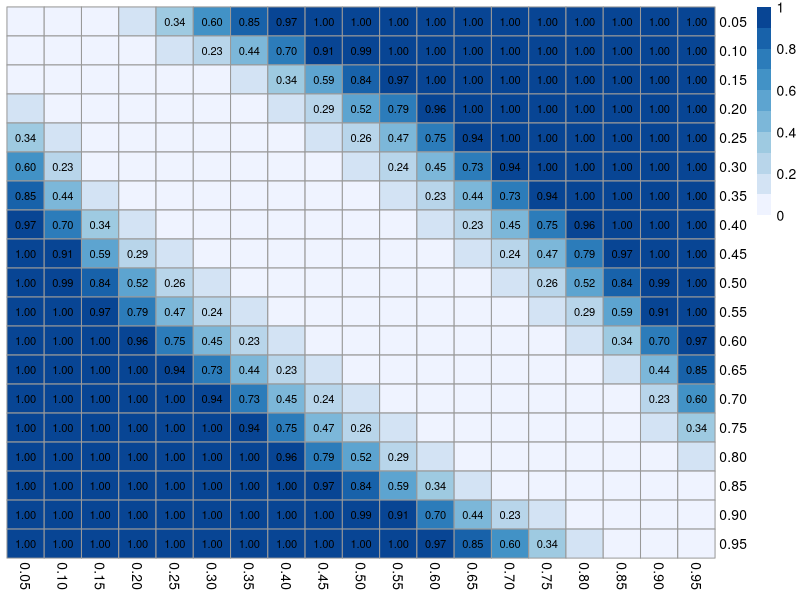
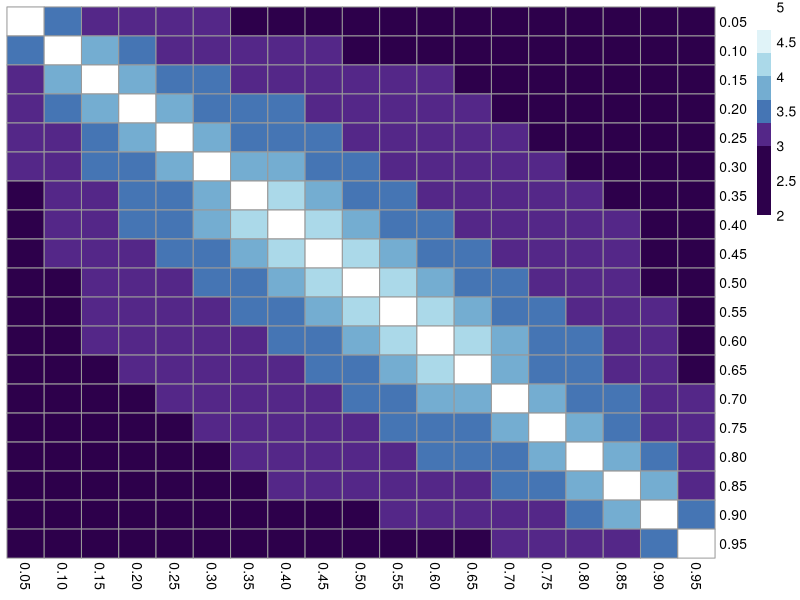
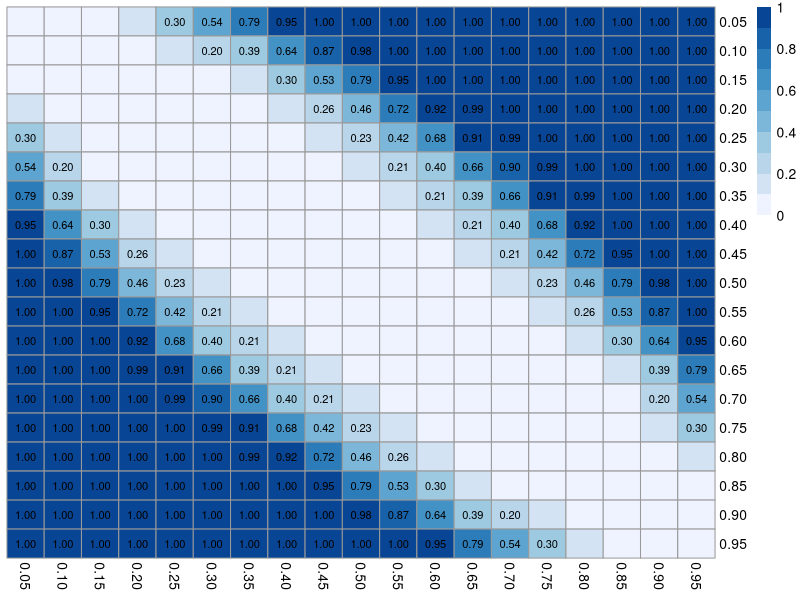
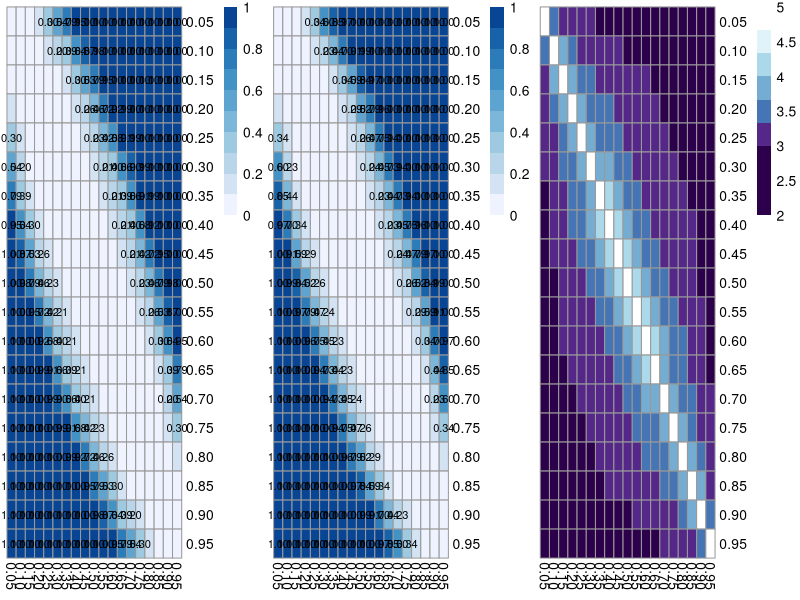

Generate these figures, in order, with R:
# Visualizing the power to distinguish selection from drift

library(gridExtra)
library(pwr)
library(pheatmap)
library(RColorBrewer)

pdf("selection_power.pdf",width=20,height=6)

total_gens = as.integer(65e3/30)
gens = total_gens
Ne = 10e3

p0 = seq(0.05,0.95,by=0.05)
samp_0 = 1e3
samp_t = 1e3
all_p1 = seq(0.05,0.95,by=0.05)
power = matrix(NA,nrow=length(p0),ncol=length(all_p1))
rownames(power) = sprintf("%1.2f",p0)
colnames(power) = sprintf("%1.2f",all_p1)
s = power

for ( i in 1:length(all_p1) ) {
  p1 = all_p1[i]
  drift_var0 = p0 * (1-p0) * ( 1/(2*samp_0) + 1/(2*samp_t) + (gens / (2*Ne))*(1-1/(2*samp_t)) )
  drift_var1 = p1 * (1-p1) * ( 1/(2*samp_0) + 1/(2*samp_t) + (gens / (2*Ne))*(1-1/(2*samp_t)) )
  chisq = (p1 - p0)^2 / ( drift_var0 + drift_var1)
  power[,i] = pwr.chisq.test(w=chisq,N=1,df=1,sig.level=0.05)$power
  
  # from 5.3d
  s[,i] = (1/gens)*log( p1*(1-p0) / (p0*(1-p1)))
}

s_lab = matrix("",nrow=nrow(s),ncol=ncol(s))
s_lab[ power > 0.2 ] = sprintf("%1.2f",power[ power > 0.2 ])

plot1 = pheatmap(power,cluster_cols=F,cluster_rows=F,breaks=seq(0,1,by=0.1) , color = colorRampPalette((brewer.pal(n = 7, name = "Blues")))(10),display_numbers=s_lab,number_color="black")

s_lab = matrix("",nrow=nrow(s),ncol=ncol(s))
s_lab[ abs(s) > 0.0005] = "*"
s_lab[ abs(s) < 0.0005 & abs(s) > 0.0005] = "**"
diag(s_lab) = ""

#p2 = pheatmap( -log10(abs(s)) ,cluster_cols=F,cluster_rows=F,breaks=seq(2,5,length.out=10) , color = colorRampPalette(rev(brewer.pal(n = 9, name = "Blues")))(10),display_numbers=s_lab)

plot2 = pheatmap( -log10(abs(s)) ,cluster_cols=F,cluster_rows=F,breaks=seq(2,5,length.out=10) , color = c("#2d004b","#2d004b","#2d004b","#542788","#4575b4","#74add1","#abd9e9","#e0f3f8","#ffffff","#ffffff"))

# ---- add second plot

p0 = seq(0.05,0.95,by=0.05)
samp_0 = 100
samp_t = 100
all_p1 = seq(0.05,0.95,by=0.05)
power = matrix(NA,nrow=length(p0),ncol=length(all_p1))
rownames(power) = sprintf("%1.2f",p0)
colnames(power) = sprintf("%1.2f",all_p1)
s = power

for ( i in 1:length(all_p1) ) {
  p1 = all_p1[i]
  drift_var0 = p0 * (1-p0) * ( 1/(2*samp_0) + 1/(2*samp_t) + (gens / (2*Ne))*(1-1/(2*samp_t)) )
  drift_var1 = p1 * (1-p1) * ( 1/(2*samp_0) + 1/(2*samp_t) + (gens / (2*Ne))*(1-1/(2*samp_t)) )
  chisq = (p1 - p0)^2 / ( drift_var0 + drift_var1)
  power[,i] = pwr.chisq.test(w=chisq,N=1,df=1,sig.level=0.05)$power
  
  # from 5.3d
  s[,i] = (1/gens)*log( p1*(1-p0) / (p0*(1-p1)))
}

s_lab = matrix("",nrow=nrow(s),ncol=ncol(s))
s_lab[ power > 0.2 ] = sprintf("%1.2f",power[ power > 0.2 ])

plot3 = pheatmap(power,cluster_cols=F,cluster_rows=F,breaks=seq(0,1,by=0.1) , color = colorRampPalette((brewer.pal(n = 7, name = "Blues")))(10),display_numbers=s_lab,number_color="black")

# ---

plot_list=list()
plot_list[['p1']]=plot3[[4]]
plot_list[['p2']]=plot1[[4]]
plot_list[['p3']]=plot2[[4]]
grid.arrange(grobs=plot_list, ncol=3)

dev.off()
